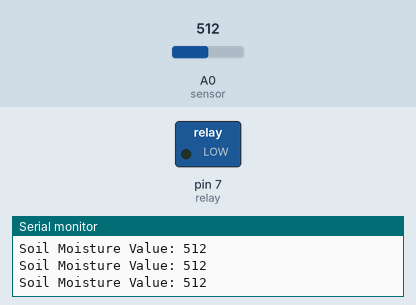
Recording of a sketch running on a simulated Arduino Uno, built with avr-gcc and run on an emulated ATmega328P. Shown: switched loads named in the sketch (green lamp = pin HIGH), the last lines printed to the serial monitor. Inputs (shaded band) come from the test bench; at power-on: A0 (sensor) = 512.

Above: at 1.3 s.
1.4 s: A0 (sensor) set to 412
2.9 s: A0 (sensor) set to 389
At 3.6 s:
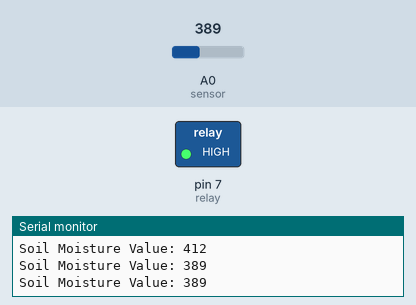
4.5 s: A0 (sensor) set to 410
At 4.8 s:
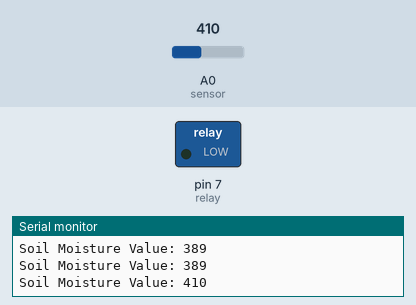
6.0 s: A0 (sensor) set to 390
At 7.2 s:
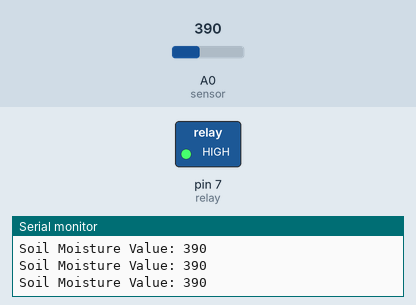
Timing chart, 0 to 8.5 s (numbered marks = the images above; inputs shaded):
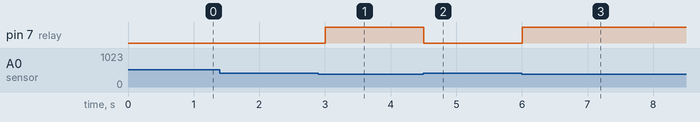

Measured:
- the behaviour switches between 400 and 399 on A0 (sensor) (found by bisection; images 0 and 1)
- after the input at 2.9 s, pin 7 (relay): LOW → HIGH after 0.10 s
- after the input at 4.5 s, pin 7 (relay): HIGH → LOW at once
- after the input at 6.0 s, pin 7 (relay): LOW → HIGH at once

The sketch:

Soil-moisture.ino
```cpp
int sensor = A0;
int relay = 7;
int moistureValue = 0;

void setup() {
  Serial.begin(9600);
  pinMode(sensor, INPUT);
  pinMode(relay, OUTPUT);

  digitalWrite(relay, LOW);
}

void loop() {
  moistureValue = analogRead(sensor);
  Serial.print("Soil Moisture Value: ");
  Serial.println(moistureValue);

  if (moistureValue < 400) {
    // Soil is dry → Pump ON
    digitalWrite(relay, HIGH);
  }
  else {
    // Soil is wet → Pump OFF
    digitalWrite(relay, LOW);
  }

  delay(500);
}
```
